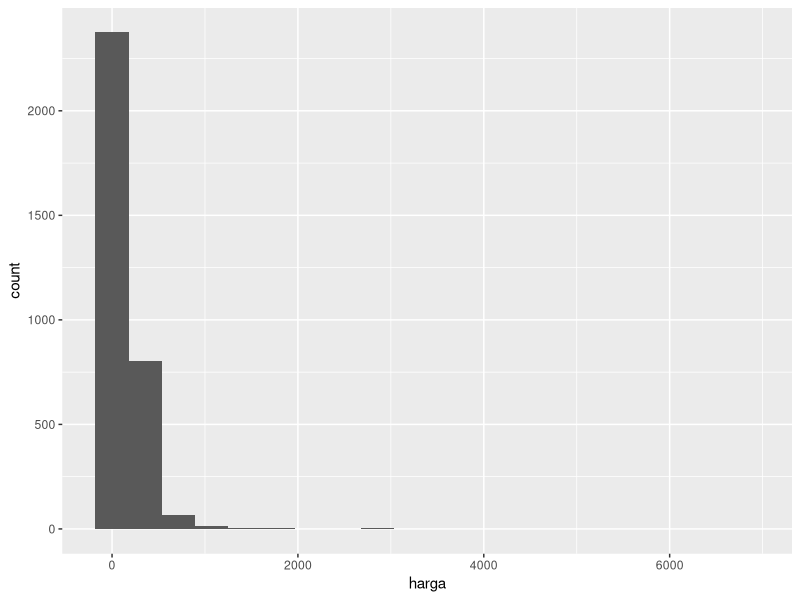
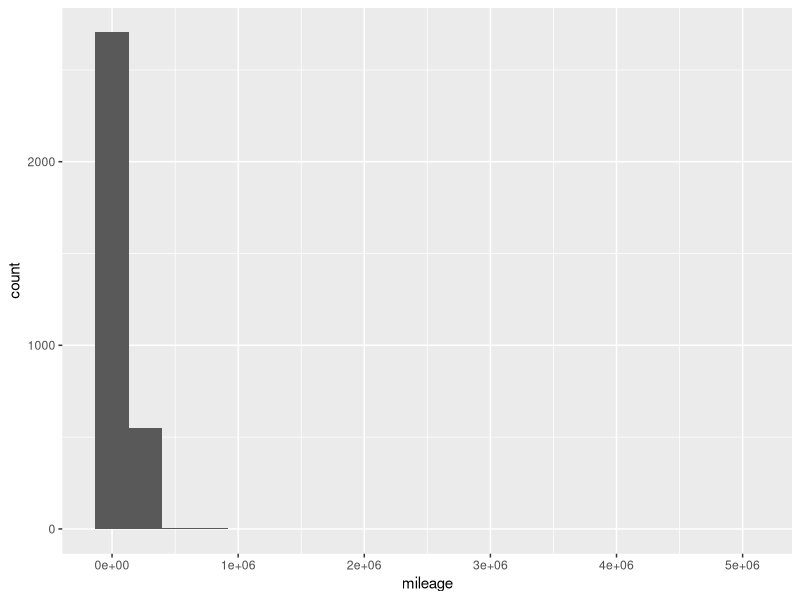

R code for these plots, in order:
library(tidyverse)
library(readxl)
library(dplyr)
library(ggplot2)

data_mobil123<-as.data.frame(read_excel("mobil123.xlsx"))
data_mobil123<-data_mobil123[-1]

data_mobil123<-na.omit(data_mobil123)
data_mobil123$harga<-data_mobil123$harga/1000000
data_mobil123$masa_pakai<-2020-data_mobil123$tahun

xyz<-data_mobil123$mileage[data_mobil123$mileage<1000000]

summary(data_mobil123)

a<-ggplot(data=data_mobil123,aes(x=harga))+
  geom_histogram(bins=20)
plot(a)

a<-ggplot(data=data_mobil123,aes(x=mileage))+
  geom_histogram(bins=20)
plot(a)
